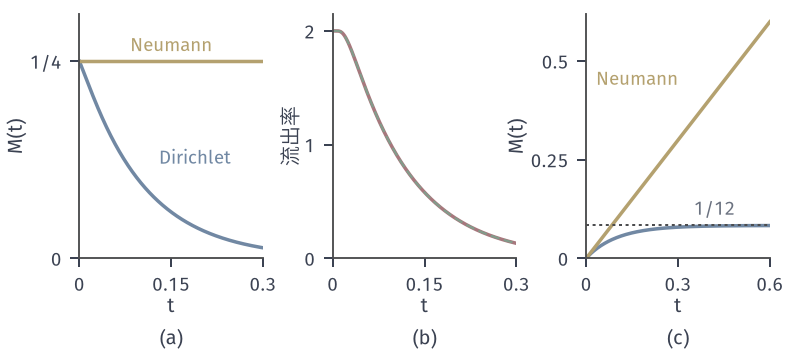

Python code for this plot:
from pathlib import Path
import sys
HERE = Path(__file__).resolve().parent
sys.path.insert(0, str(HERE.parent/"heat-common"))
from heat_fig import *
# Total heat under Dirichlet/Neumann ends; boundary outflow; with a source.
fig, axes = figure(width_mm=112, height_mm=50, ncols=3)
panel(fig, left=.1, wspace=.38, bottom=.27)
T = np.linspace(.0002, .3, 300); k = np.arange(1, 4001, 2)
MD = np.array([(np.sin(k*pi/2)*8/(k*pi)**3*np.exp(-(k*pi)**2*t)).sum() for t in T])
kk = np.arange(1, 40001, 2)
out = np.array([2*(cs(kk)*np.exp(-(kk*pi)**2*t)*np.sqrt(2)*kk*pi).sum() for t in T])
ax = axes[0]
ax.plot(T, MD, color=BLUE, lw=1.4); ax.plot(T, .25+0*T, color=YELLOW, lw=1.4)
lab(ax, .15, .258, 'Neumann', YELLOW, ha='center', va='bottom'); lab(ax, .13, .12, 'Dirichlet', BLUE, ha='left')
ax.set_xlim(0, .3); ax.set_ylim(0, .31); ax.set_xticks([0, .15, .3]); ax.set_xticklabels(['0', '0.15', '0.3']); ax.set_yticks([0, .25]); ax.set_yticklabels(['0', '1/4']); axlab(ax, '$t$', '$M(t)$')
ax = axes[1]
ax.plot(T, out, color=RED, lw=1.4); ax.plot(T[1:-1], -(MD[2:]-MD[:-2])/(T[2:]-T[:-2]), color=GREEN, lw=.9, ls=DASH)
ax.set_xlim(0, .3); ax.set_ylim(0, 2.15); ax.set_xticks([0, .15, .3]); ax.set_xticklabels(['0', '0.15', '0.3']); ax.set_yticks([0, 1, 2]); axlab(ax, '$t$', '流出率')
ax = axes[2]; T2 = np.linspace(0, .6, 200)
fk = 2*np.sqrt(2)/(k*pi); lam = (k*pi)**2
MS = np.array([(fk/lam*(1-np.exp(-lam*t))*fk).sum() for t in T2])
ax.plot(T2, MS, color=BLUE, lw=1.4); ax.plot(T2, T2, color=YELLOW, lw=1.4); ax.axhline(1/12, color=STROKE, lw=.8, ls=DOT)
lab(ax, .42, .1, '$1/12$', MUTED, ha='center', va='bottom'); lab(ax, .3, .44, 'Neumann', YELLOW, ha='right')
ax.set_xlim(0, .6); ax.set_ylim(0, .62); ax.set_xticks([0, .3, .6]); ax.set_xticklabels(['0', '0.3', '0.6']); ax.set_yticks([0, .25, .5]); ax.set_yticklabels(['0', '0.25', '0.5']); axlab(ax, '$t$', '$M(t)$')
tags(fig, axes)
save(fig, HERE, 'figure', {'M_D .1': float(np.interp(.1, T, MD)), 'out .1': float(np.interp(.1, T, out)), 'M_S(inf)': float((fk/lam*fk).sum())})
print(np.interp(.1, T, MD), np.interp(.1, T, out), (fk/lam*fk).sum())
